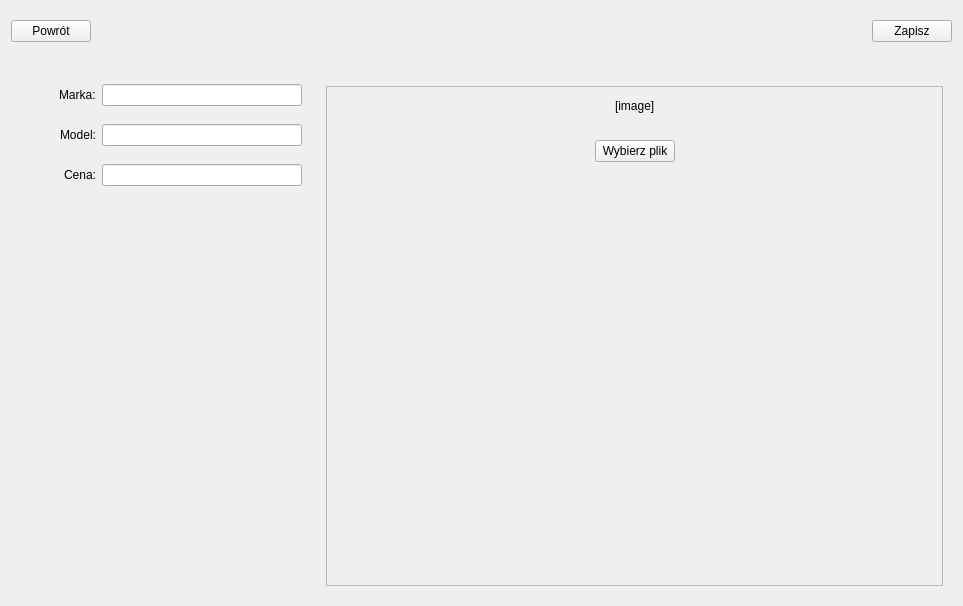
<?xml version="1.0" encoding="UTF-8"?>
<ui version="4.0">
 <class>Form</class>
 <widget class="QWidget" name="Form">
  <property name="geometry">
   <rect>
    <x>0</x>
    <y>0</y>
    <width>963</width>
    <height>606</height>
   </rect>
  </property>
  <property name="windowTitle">
   <string>Form</string>
  </property>
  <layout class="QVBoxLayout" name="verticalLayout">
   <item>
    <widget class="QWidget" name="buttonsContainer" native="true">
     <property name="maximumSize">
      <size>
       <width>16777215</width>
       <height>50</height>
      </size>
     </property>
     <layout class="QHBoxLayout" name="horizontalLayout_3">
      <property name="leftMargin">
       <number>0</number>
      </property>
      <property name="rightMargin">
       <number>0</number>
      </property>
      <item>
       <widget class="QPushButton" name="backButton">
        <property name="text">
         <string>Powrót</string>
        </property>
       </widget>
      </item>
      <item>
       <spacer name="horizontalSpacer">
        <property name="orientation">
         <enum>Qt::Horizontal</enum>
        </property>
        <property name="sizeHint" stdset="0">
         <size>
          <width>820</width>
          <height>20</height>
         </size>
        </property>
       </spacer>
      </item>
      <item>
       <widget class="QPushButton" name="saveButton">
        <property name="text">
         <string>Zapisz</string>
        </property>
       </widget>
      </item>
     </layout>
    </widget>
   </item>
   <item>
    <widget class="QWidget" name="dataContainer" native="true">
     <property name="class" stdset="0">
      <string>border</string>
     </property>
     <layout class="QHBoxLayout" name="horizontalLayout_4">
      <item>
       <widget class="QWidget" name="widget_3" native="true">
        <property name="maximumSize">
         <size>
          <width>300</width>
          <height>16777215</height>
         </size>
        </property>
        <layout class="QVBoxLayout" name="verticalLayout_3">
         <property name="spacing">
          <number>0</number>
         </property>
         <property name="rightMargin">
          <number>9</number>
         </property>
         <item>
          <widget class="QWidget" name="widget_5" native="true">
           <layout class="QHBoxLayout" name="horizontalLayout">
            <item>
             <spacer name="horizontalSpacer_6">
              <property name="orientation">
               <enum>Qt::Horizontal</enum>
              </property>
              <property name="sizeHint" stdset="0">
               <size>
                <width>40</width>
                <height>20</height>
               </size>
              </property>
             </spacer>
            </item>
            <item>
             <widget class="QLabel" name="label">
              <property name="text">
               <string>Marka:</string>
              </property>
              <property name="class" stdset="0">
               <string>labelBold</string>
              </property>
             </widget>
            </item>
            <item>
             <widget class="QLineEdit" name="brandField">
              <property name="minimumSize">
               <size>
                <width>200</width>
                <height>0</height>
               </size>
              </property>
              <property name="maximumSize">
               <size>
                <width>250</width>
                <height>16777215</height>
               </size>
              </property>
             </widget>
            </item>
           </layout>
          </widget>
         </item>
         <item>
          <widget class="QWidget" name="widget_6" native="true">
           <layout class="QHBoxLayout" name="horizontalLayout_2">
            <item>
             <spacer name="horizontalSpacer_7">
              <property name="orientation">
               <enum>Qt::Horizontal</enum>
              </property>
              <property name="sizeHint" stdset="0">
               <size>
                <width>40</width>
                <height>20</height>
               </size>
              </property>
             </spacer>
            </item>
            <item>
             <widget class="QLabel" name="label_3">
              <property name="text">
               <string>Model:</string>
              </property>
              <property name="class" stdset="0">
               <string>labelBold</string>
              </property>
             </widget>
            </item>
            <item>
             <widget class="QLineEdit" name="modelField">
              <property name="minimumSize">
               <size>
                <width>200</width>
                <height>0</height>
               </size>
              </property>
              <property name="maximumSize">
               <size>
                <width>200</width>
                <height>16777215</height>
               </size>
              </property>
             </widget>
            </item>
           </layout>
          </widget>
         </item>
         <item>
          <widget class="QWidget" name="widget_7" native="true">
           <layout class="QHBoxLayout" name="horizontalLayout_5">
            <item>
             <spacer name="horizontalSpacer_8">
              <property name="orientation">
               <enum>Qt::Horizontal</enum>
              </property>
              <property name="sizeHint" stdset="0">
               <size>
                <width>40</width>
                <height>20</height>
               </size>
              </property>
             </spacer>
            </item>
            <item>
             <widget class="QLabel" name="label_5">
              <property name="text">
               <string>Cena:</string>
              </property>
              <property name="class" stdset="0">
               <string>labelBold</string>
              </property>
             </widget>
            </item>
            <item>
             <widget class="QLineEdit" name="priceField">
              <property name="minimumSize">
               <size>
                <width>200</width>
                <height>0</height>
               </size>
              </property>
              <property name="maximumSize">
               <size>
                <width>200</width>
                <height>16777215</height>
               </size>
              </property>
             </widget>
            </item>
           </layout>
          </widget>
         </item>
         <item>
          <spacer name="verticalSpacer">
           <property name="orientation">
            <enum>Qt::Vertical</enum>
           </property>
           <property name="sizeHint" stdset="0">
            <size>
             <width>20</width>
             <height>40</height>
            </size>
           </property>
          </spacer>
         </item>
        </layout>
       </widget>
      </item>
      <item>
       <widget class="QWidget" name="imageContainer" native="true">
        <layout class="QVBoxLayout" name="verticalLayout_4">
         <property name="leftMargin">
          <number>0</number>
         </property>
         <property name="topMargin">
          <number>20</number>
         </property>
         <property name="rightMargin">
          <number>0</number>
         </property>
         <property name="bottomMargin">
          <number>0</number>
         </property>
         <item>
          <widget class="QScrollArea" name="scrollArea">
           <property name="verticalScrollBarPolicy">
            <enum>Qt::ScrollBarAlwaysOff</enum>
           </property>
           <property name="horizontalScrollBarPolicy">
            <enum>Qt::ScrollBarAlwaysOff</enum>
           </property>
           <property name="widgetResizable">
            <bool>true</bool>
           </property>
           <widget class="QWidget" name="scrollAreaWidgetContents">
            <property name="geometry">
             <rect>
              <x>0</x>
              <y>0</y>
              <width>619</width>
              <height>501</height>
             </rect>
            </property>
            <property name="class" stdset="0">
             <string>transparent</string>
            </property>
            <layout class="QVBoxLayout" name="verticalLayout_2">
             <property name="leftMargin">
              <number>0</number>
             </property>
             <property name="topMargin">
              <number>0</number>
             </property>
             <property name="rightMargin">
              <number>0</number>
             </property>
             <property name="bottomMargin">
              <number>0</number>
             </property>
             <item>
              <widget class="QWidget" name="widget_2" native="true">
               <layout class="QHBoxLayout" name="horizontalLayout_7">
                <item>
                 <spacer name="horizontalSpacer_2">
                  <property name="orientation">
                   <enum>Qt::Horizontal</enum>
                  </property>
                  <property name="sizeHint" stdset="0">
                   <size>
                    <width>40</width>
                    <height>20</height>
                   </size>
                  </property>
                 </spacer>
                </item>
                <item>
                 <widget class="QLabel" name="imageLabel">
                  <property name="text">
                   <string>[image]</string>
                  </property>
                 </widget>
                </item>
                <item>
                 <spacer name="horizontalSpacer_3">
                  <property name="orientation">
                   <enum>Qt::Horizontal</enum>
                  </property>
                  <property name="sizeHint" stdset="0">
                   <size>
                    <width>40</width>
                    <height>20</height>
                   </size>
                  </property>
                 </spacer>
                </item>
               </layout>
              </widget>
             </item>
             <item>
              <widget class="QWidget" name="widget" native="true">
               <layout class="QHBoxLayout" name="horizontalLayout_6">
                <item>
                 <spacer name="horizontalSpacer_4">
                  <property name="orientation">
                   <enum>Qt::Horizontal</enum>
                  </property>
                  <property name="sizeHint" stdset="0">
                   <size>
                    <width>40</width>
                    <height>20</height>
                   </size>
                  </property>
                 </spacer>
                </item>
                <item>
                 <widget class="QPushButton" name="chooseFileButton">
                  <property name="text">
                   <string>Wybierz plik</string>
                  </property>
                 </widget>
                </item>
                <item>
                 <spacer name="horizontalSpacer_5">
                  <property name="orientation">
                   <enum>Qt::Horizontal</enum>
                  </property>
                  <property name="sizeHint" stdset="0">
                   <size>
                    <width>40</width>
                    <height>20</height>
                   </size>
                  </property>
                 </spacer>
                </item>
               </layout>
              </widget>
             </item>
             <item>
              <spacer name="verticalSpacer_3">
               <property name="orientation">
                <enum>Qt::Vertical</enum>
               </property>
               <property name="sizeHint" stdset="0">
                <size>
                 <width>20</width>
                 <height>40</height>
                </size>
               </property>
              </spacer>
             </item>
            </layout>
           </widget>
          </widget>
         </item>
        </layout>
       </widget>
      </item>
     </layout>
    </widget>
   </item>
  </layout>
 </widget>
 <resources/>
 <connections/>
</ui>
